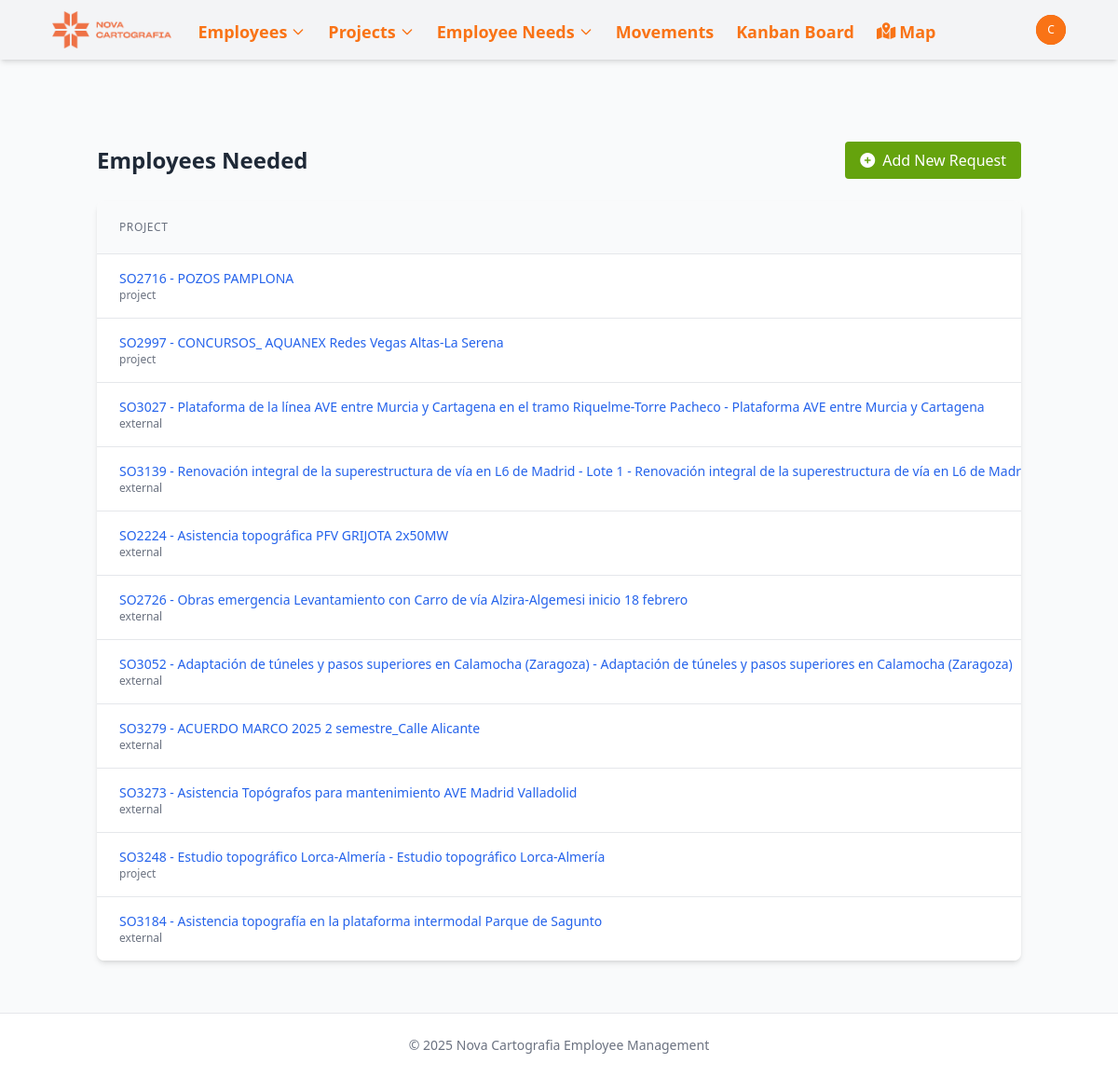
The app's page /employee-needed/ (signed in) with its own data.
### novacartografia_employee_management/models.py (models this page shows, shortened)
class EmployeeNeeded(models.Model):
    POSITION_TYPES = [
        ('topo', 'Topo'),
        ('auxiliar', 'Auxiliar'),
        ('piloto', 'Piloto'),
    ]
    project_id = models.ForeignKey(Project, on_delete=models.CASCADE)
    type = models.CharField(max_length=50, choices=POSITION_TYPES, default='topo')
    quantity = models.PositiveIntegerField()
    start_date = models.DateField()
    created_at = models.DateTimeField(auto_now_add=True)
    fulfilled = models.BooleanField(default=False)
    description = models.TextField(blank=True, null=True)

class Project(models.Model):
    PROJECT_TYPES = [
        ('external', 'Obra'),
        ('project', 'Proyecto'),
    ]
    MANAGER_TYPES = [
        ('Jose Cuesta Mejías', 'Cuesta'),
        ('Javier Marín Gimeno', 'Javi'),
        ('Guillermo Boscá Gómez', 'Guillermo'),
        ('Miguel Ángel Martínez García', 'Miguel Ángel'),
        ('Óscar López Valverde', 'Óscar'),
    ]
    name = models.CharField(max_length=500)
    type = models.CharField(max_length=50, choices=PROJECT_TYPES, default='proyecto')
    description = models.TextField(blank=True, null=True)
    manager = models.CharField(max_length=50, choices=MANAGER_TYPES, null=True, blank=True)
    state = models.CharField(max_length=50, null=True, blank=True, )
    date_from = models.DateField(blank=True, null=True)
    date_to = models.DateField(blank=True, null=True)
    academic_training = models.CharField(max_length=100, blank=True, null=True)
    twenty_hours = models.BooleanField(default=False)
    sixty_hours = models.BooleanField(default=False)
    confine = models.BooleanField(default=False)
    height = models.BooleanField(default=False)
    mining = models.BooleanField(default=False)
    railway_carriage = models.BooleanField(default=False)
    railway_mounting = models.BooleanField(default=False)
    building = models.BooleanField(default=False)
    office_work = models.BooleanField(default=False)
    scanner = models.BooleanField(default=False)
    leveling = models.BooleanField(default=False)
    static = models.BooleanField(default=False)
    drag = models.BooleanField(default=False)

### novacartografia_employee_management/views.py (the view)
# urls.py: path('employee-needed/', views.employee_needed_list, name='employee_needed_list'),
@login_required
def employee_needed_list(request):
    employee_needed = EmployeeNeeded.objects.all()
    return render(request, 'novacartografia_employee_management/employee_needed_list.html', {'employee_needed': employee_needed})

### templates/novacartografia_employee_management/employee_needed_list.html (shortened to what this page needs)
{% extends "base.html" %}
{% load static %}
{% block content %}
<div class="container mx-auto px-4 py-8">
    <div class="flex justify-between items-center mb-6">
        <h1 class="text-2xl font-bold text-gray-800">Employees Needed</h1>
        <div class="space-x-2">
            <a href="{% url 'employee_needed_create' %}" class="bg-lime-600 hover:bg-lime-700 text-white font-medium py-2 px-4 rounded flex items-center">
                <i class="fas fa-plus-circle mr-2"></i> Add New Request
            </a>
        </div>
    </div>
    {% if employee_needed %}
        <div class="bg-white shadow-md rounded-lg overflow-hidden">
            <table class="min-w-full divide-y divide-gray-200">
                <thead class="bg-gray-50">
                    <tr>
                        <th scope="col" class="px-6 py-3 text-left text-xs font-medium text-gray-500 uppercase tracking-wider">Project</th>
                    </tr>
                </thead>
                <tbody class="bg-white divide-y divide-gray-200">
                    {% for need in employee_needed %}
                    <tr class="hover:bg-gray-50">
                        <td class="px-6 py-4 whitespace-nowrap">
                            <div class="text-sm font-medium text-gray-900">
                                <a href="{% url 'project_detail' need.project_id.id %}" class="text-blue-600 hover:text-blue-800">
                                    {{ need.project_id.name }}
                                </a>
                            </div>
                            <div class="text-xs text-gray-500">{{ need.project_id.type }}</div>
                        </td>
                    </tr>
                    {% endfor %}
                </tbody>
            </table>
        </div>
    {% endif %}
</div>
{% endblock %}

### templates/base.html (shortened to what this page needs)
<!DOCTYPE html>
<html lang="en">
<head>
    <script src="https://cdn.tailwindcss.com"></script>
    <link rel="stylesheet" href="https://cdnjs.cloudflare.com/ajax/libs/font-awesome/6.7.2/css/all.min.css">
    {% load static %}
    <script src="{% static 'js/tailwind.config.js' %}"></script>
</head>
<body class="bg-gray-50 min-h-screen flex flex-col ">
    <nav class="navbar-drpdown-container bg-gray-100 shadow-md">
        <div class="content-container">
            <div class="flex justify-between h-16 ml-6">
                <div class="flex items-center">
                    <div class="flex-shrink-0 flex items-center">
                        <a href="{% url 'home' %}" class="text-orange-500 font-bold text-xl">
                            <img class="mx-auto h-10 w-auto" src="{% static 'images/952.png' %}" alt="Nova Workers Management Logo">
                        </a>
                    </div>
                    <div class="hidden sm:ml-6 sm:flex sm:space-x-4">
                        <div class="relative" x-data="{ navEmployeesOpen: false }">
                            <button @click="navEmployeesOpen = !navEmployeesOpen" class="text-orange-500 hover:text-orange-700 border-transparent inline-flex items-center px-1 pt-1 text-lg font-bold">
                                <span>Employees</span>
                                <svg class="ml-1 w-4 h-4" fill="none" stroke="currentColor" viewBox="0 0 24 24" xmlns="http://www.w3.org/2000/svg"><path stroke-linecap="round" stroke-linejoin="round" stroke-width="2" d="M19 9l-7 7-7-7"></path></svg>
                            </button>
                        </div>
                        <div class="relative" x-data="{ navProjectsOpen: false }">
                            <button @click="navProjectsOpen = !navProjectsOpen" class="text-orange-500 hover:text-orange-700 border-transparent inline-flex items-center px-1 pt-1 text-lg font-bold">
                                <span>Projects</span>
                                <svg class="ml-1 w-4 h-4" fill="none" stroke="currentColor" viewBox="0 0 24 24" xmlns="http://www.w3.org/2000/svg"><path stroke-linecap="round" stroke-linejoin="round" stroke-width="2" d="M19 9l-7 7-7-7"></path></svg>
                            </button>
                        </div>
                        <div class="relative" x-data="{ navNeedsOpen: false }">
                            <button @click="navNeedsOpen = !navNeedsOpen" class="text-orange-500 hover:text-orange-700 border-transparent inline-flex items-center px-1 pt-1 text-lg font-bold">
                                <span>Employee Needs</span>
                                <svg class="ml-1 w-4 h-4" fill="none" stroke="currentColor" viewBox="0 0 24 24" xmlns="http://www.w3.org/2000/svg"><path stroke-linecap="round" stroke-linejoin="round" stroke-width="2" d="M19 9l-7 7-7-7"></path></svg>
                            </button>
                        </div>
                        <a href="{% url 'movement_list' %}" class="text-orange-500 hover:text-orange-700 border-transparent inline-flex items-center px-1 pt-1 text-lg font-bold">
                            Movements
                        </a>
                        <a href="{% url 'kanban_board' %}" class="text-orange-500 hover:text-orange-700 border-transparent inline-flex items-center px-1 pt-1 text-lg font-bold">
                            Kanban Board
                        </a>
                        <a href="{% url 'project_map' %}" class="text-orange-500 hover:text-orange-700 border-transparent inline-flex items-center px-1 pt-1 text-lg font-bold">
                            <i class="fas fa-map-marked-alt mr-1"></i> Map
                        </a>
                    </div>
                </div>
                <div class="hidden sm:ml-6 mr-6 sm:flex sm:items-center">
                    {% if user.is_authenticated %}
                        <div class="ml-3 relative" x-data="{ open: false }">
                            <div>
                                <button @click="open = !open" type="button" class="bg-orange-600 flex text-sm rounded-full focus:outline-none focus:ring-2 focus:ring-offset-2 focus:ring-offset-primary-800 focus:ring-white">
                                    <span class="inline-flex items-center justify-center h-8 w-8 rounded-full bg-orange-500">
                                        <span class="text-xs font-medium leading-none text-white">{{ user.username|slice:":1" }}</span>
                                    </span>
                                </button>
                            </div>
                        </div>
                    {% else %}
                        <a href="{% url 'login' %}" class="text-gray-100 hover:text-white text-sm font-medium">Login</a>
                    {% endif %}
                </div>
            </div>
        </div>
    </nav>
    <div class="content-container py-4">
    </div>
    <main class="flex-grow">
        <div class="content-container py-6">
            {% block content %}{% endblock %}
        </div>
    </main>
    <footer class="bg-white border-t border-gray-200">
        <div class="content-container py-6">
            <p class="text-center text-sm text-gray-500">&copy; {% now "Y" %} Nova Cartografia Employee Management</p>
        </div>
    </footer>
</body>
</html>

### records on screen
EmployeeNeeded: project_id.name "SO2716 - POZOS PAMPLONA", project_id.type "project"
EmployeeNeeded: project_id.name "SO2997 - CONCURSOS_ AQUANEX Redes Vegas Altas-La Serena", project_id.type "project"
EmployeeNeeded: project_id.name "SO3027 - Plataforma de la línea AVE entre Murcia y Cartagena en el tramo Riquelme-Torre Pacheco - Plataforma AVE entre Murcia y Cartagena", project_id.type "external"
EmployeeNeeded: project_id.name "SO3139 - Renovación integral de la superestructura de vía en L6 de Madrid - Lote 1 - Renovación integral de la superestructura de vía en L6 de…", project_id.type "external"
EmployeeNeeded: project_id.name "SO2224 - Asistencia topográfica PFV GRIJOTA 2x50MW", project_id.type "external"
EmployeeNeeded: project_id.name "SO2726 - Obras emergencia Levantamiento con Carro de vía Alzira-Algemesi inicio 18 febrero", project_id.type "external"
EmployeeNeeded: project_id.name "SO3052 - Adaptación de túneles y pasos superiores en Calamocha (Zaragoza) - Adaptación de túneles y pasos superiores en Calamocha (Zaragoza)", project_id.type "external"
EmployeeNeeded: project_id.name "SO3279 - ACUERDO MARCO 2025 2 semestre_Calle Alicante", project_id.type "external"
EmployeeNeeded: project_id.name "SO3273 - Asistencia Topógrafos para mantenimiento AVE Madrid Valladolid", project_id.type "external"
EmployeeNeeded: project_id.name "SO3248 - Estudio topográfico Lorca-Almería - Estudio topográfico Lorca-Almería", project_id.type "project"
EmployeeNeeded: project_id.name "SO3184 - Asistencia topografía en la plataforma intermodal Parque de Sagunto", project_id.type "external"

### other values on screen
{{ user.username|slice:":1" }} "C"
